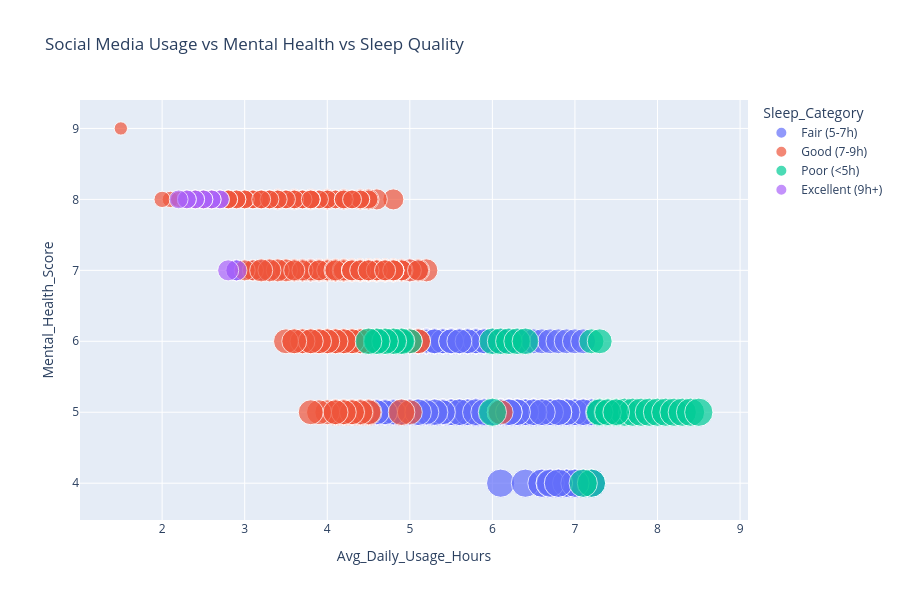

The notebook cell this image was saved under:
### Markdown cell above
>## `6. Interactive Visualizations with Plotly`|

### Code cell
# #### Interactive Scatter Plot: Usage Hours vs Mental Health vs Sleep Hours
fig = px.scatter(df, x='Avg_Daily_Usage_Hours', y='Mental_Health_Score', color='Sleep_Category',
                 size='Addicted_Score', hover_name='Country', 
                 hover_data=['Age', 'Gender', 'Academic_Level', 'Most_Used_Platform'],
                 title='Social Media Usage vs Mental Health vs Sleep Quality')
fig.update_layout(width=900, height=600)
fig.show()

### Figure 1 — Plotly figure (JSON) as saved in the notebook; plotly's stock layout.template omitted (floating-point values rounded to 4 significant figures; data arrays with more than 128 entries replaced by an {"elided": "..."} marker saying what was removed)
{"data": [{"customdata": {"elided": "341x4 mixed values"}, "hovertemplate": "<b>%{hovertext}</b><br><br>Sleep_Category=Fair (5-7h)<br>Avg_Daily_Usage_Hours=%{x}<br>Mental_Health_Score=%{y}<br>Addicted_Score=%{marker.size}<br>Age=%{customdata[0]}<br>Gender=%{customdata[1]}<br>Academic_Level=%{customdata[2]}<br>Most_Used_Platform=%{customdata[3]}<extra></extra>", "hovertext": {"elided": "341 str values"}, "legendgroup": "Fair (5-7h)", "marker": {"color": "#636efa", "size": {"elided": "341 int values"}, "sizemode": "area", "sizeref": 0.0225, "symbol": "circle"}, "mode": "markers", "name": "Fair (5-7h)", "orientation": "v", "showlegend": true, "type": "scatter", "x": {"elided": "341 float values"}, "xaxis": "x", "y": {"elided": "341 int values"}, "yaxis": "y"}, {"customdata": {"elided": "315x4 mixed values"}, "hovertemplate": "<b>%{hovertext}</b><br><br>Sleep_Category=Good (7-9h)<br>Avg_Daily_Usage_Hours=%{x}<br>Mental_Health_Score=%{y}<br>Addicted_Score=%{marker.size}<br>Age=%{customdata[0]}<br>Gender=%{customdata[1]}<br>Academic_Level=%{customdata[2]}<br>Most_Used_Platform=%{customdata[3]}<extra></extra>", "hovertext": {"elided": "315 str values"}, "legendgroup": "Good (7-9h)", "marker": {"color": "#EF553B", "size": {"elided": "315 int values"}, "sizemode": "area", "sizeref": 0.0225, "symbol": "circle"}, "mode": "markers", "name": "Good (7-9h)", "orientation": "v", "showlegend": true, "type": "scatter", "x": {"elided": "315 float values"}, "xaxis": "x", "y": {"elided": "315 int values"}, "yaxis": "y"}, {"customdata": {"elided": "36x4 mixed values"}, "hovertemplate": "<b>%{hovertext}</b><br><br>Sleep_Category=Poor (<5h)<br>Avg_Daily_Usage_Hours=%{x}<br>Mental_Health_Score=%{y}<br>Addicted_Score=%{marker.size}<br>Age=%{customdata[0]}<br>Gender=%{customdata[1]}<br>Academic_Level=%{customdata[2]}<br>Most_Used_Platform=%{customdata[3]}<extra></extra>", "hovertext": ["USA", "Australia", "India", "Sri Lanka", "India", "Sri Lanka", "India", "Nepal", "Maldives", "Nepal", "Maldives", "Nepal", "Maldives", "Nepal", "Maldives", "Nepal", "Maldives", "USA", "USA", "USA", "USA", "USA", "USA", "USA", "USA", "USA", "USA", "USA", "India", "USA", "India", "USA", "Mexico", "India", "USA", "Mexico"], "legendgroup": "Poor (<5h)", "marker": {"color": "#00cc96", "size": [9, 9, 7, 7, 7, 7, 7, 8, 8, 8, 8, 8, 8, 8, 8, 8, 8, 9, 9, 9, 9, 9, 9, 9, 9, 9, 9, 9, 8, 9, 8, 9, 7, 8, 9, 7], "sizemode": "area", "sizeref": 0.0225, "symbol": "circle"}, "mode": "markers", "name": "Poor (<5h)", "orientation": "v", "showlegend": true, "type": "scatter", "x": [6.0, 7.2, 5.0, 4.9, 4.8, 4.7, 4.6, 6.0, 4.9, 6.1, 4.8, 6.2, 4.7, 6.3, 4.6, 6.4, 4.5, 7.1, 7.3, 7.4, 7.5, 7.6, 7.7, 7.8, 7.9, 8.0, 8.1, 8.2, 7.3, 8.3, 7.4, 8.4, 7.2, 7.5, 8.5, 7.3], "xaxis": "x", "y": [5, 4, 6, 6, 6, 6, 6, 6, 6, 6, 6, 6, 6, 6, 6, 6, 6, 4, 5, 5, 5, 5, 5, 5, 5, 5, 5, 5, 5, 5, 5, 5, 6, 5, 5, 6], "yaxis": "y"}, {"customdata": [[19, "Female", "Undergraduate", "Instagram"], [22, "Male", "Graduate", "Facebook"], [20, "Female", "Undergraduate", "Instagram"], [21, "Male", "Graduate", "Facebook"], [19, "Female", "Undergraduate", "Instagram"], [22, "Male", "Graduate", "Facebook"], [20, "Female", "Undergraduate", "Instagram"], [21, "Male", "Graduate", "Facebook"], [19, "Female", "Undergraduate", "Instagram"], [19, "Female", "Undergraduate", "Instagram"], [22, "Male", "Graduate", "Facebook"], [20, "Female", "Undergraduate", "Instagram"], [20, "Female", "Undergraduate", "Instagram"]], "hovertemplate": "<b>%{hovertext}</b><br><br>Sleep_Category=Excellent (9h+)<br>Avg_Daily_Usage_Hours=%{x}<br>Mental_Health_Score=%{y}<br>Addicted_Score=%{marker.size}<br>Age=%{customdata[0]}<br>Gender=%{customdata[1]}<br>Academic_Level=%{customdata[2]}<br>Most_Used_Platform=%{customdata[3]}<extra></extra>", "hovertext": ["Switzerland", "Denmark", "Switzerland", "Denmark", "Switzerland", "Denmark", "Switzerland", "Denmark", "Switzerland", "France", "Denmark", "Switzerland", "France"], "legendgroup": "Excellent (9h+)", "marker": {"color": "#ab63fa", "size": [4, 4, 4, 4, 4, 4, 4, 4, 4, 5, 4, 4, 5], "sizemode": "area", "sizeref": 0.0225, "symbol": "circle"}, "mode": "markers", "name": "Excellent (9h+)", "orientation": "v", "showlegend": true, "type": "scatter", "x": [2.7, 2.7, 2.6, 2.6, 2.5, 2.5, 2.4, 2.4, 2.3, 2.9, 2.3, 2.2, 2.8], "xaxis": "x", "y": [8, 8, 8, 8, 8, 8, 8, 8, 8, 7, 8, 8, 7], "yaxis": "y"}], "layout": {"height": 600, "legend": {"itemsizing": "constant", "title": {"text": "Sleep_Category"}, "tracegroupgap": 0}, "title": {"text": "Social Media Usage vs Mental Health vs Sleep Quality"}, "width": 900, "xaxis": {"anchor": "y", "domain": [0, 1], "title": {"text": "Avg_Daily_Usage_Hours"}}, "yaxis": {"anchor": "x", "domain": [0, 1], "title": {"text": "Mental_Health_Score"}}}}
